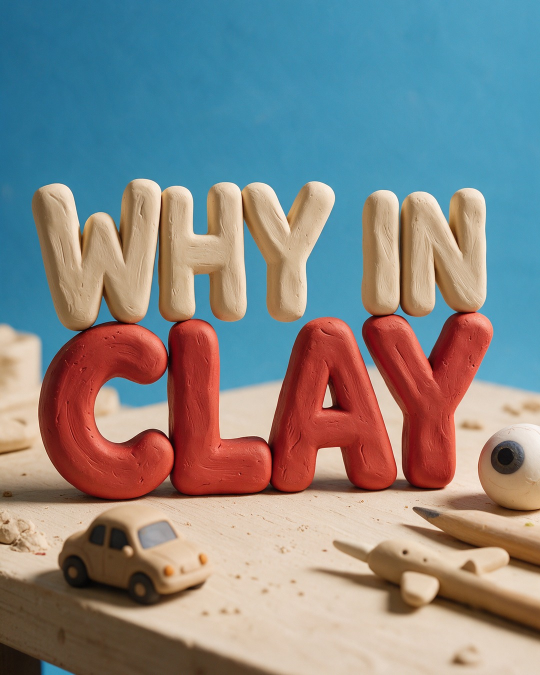
#> input picture channel/brand/intro-post.jpg, 1080 x 1350 px (shown at 1/2 size)
$ python -i templates.py   (imports and definitions only)
#> lines starting #> are read from the running program, lines starting #| are printed output that depends on the picture
"""Deterministic scene templates (motion graphics). Each template renders ONE frame for local time ``ctx.t``.

Layout contract for 1080x1920 (keeps text clear of platform UI overlays):
  y 260-470  headline / on-screen text
  y 480-1160 main visual
  y 1170-1220 small tags (e.g. "SIMULATION")
  y 1250-1430 burned-in captions (rendered later by libass)
  y >1440 and right 180 px: kept free of important content (app buttons / description)
"""
from __future__ import annotations

import functools
import math
from dataclasses import dataclass, field
from pathlib import Path

import numpy as np
from PIL import Image, ImageDraw, ImageFilter

from waitwhy.media import style as st
from waitwhy.media import traffic as tr

W, H = 1080, 1920


@dataclass
class FrameCtx:
    t: float
    dur: float
    params: dict
    pal: st.Palette
    on_screen_text: str = ""
    asset_path: Path | None = None
    extras: dict = field(default_factory=dict)

    @property
    def u(self) -> float:  # normalised progress 0..1
        return st.clamp01(self.t / max(self.dur, 1e-6))


TEMPLATES: dict[str, callable] = {}
DESCRIPTIONS: dict[str, str] = {}


def template(name: str, description: str):
    def deco(fn):
        TEMPLATES[name] = fn
        DESCRIPTIONS[name] = description
        return fn
    return deco


# ============================================================== shared pieces
def background(pal: st.Palette) -> Image.Image:
    return st.vertical_gradient(W, H, st.mix(pal.background, (0, 0, 0), 0.25), st.mix(pal.surface, pal.background, 0.3)).copy()


def top_scrim(img: Image.Image, height: int = 620) -> None:
    """Dark gradient behind the headline area so text stays legible over busy visuals."""
    mask = Image.linear_gradient("L").rotate(180).resize((W, height)).point(lambda v: int(v * 0.85))
    img.paste((8, 12, 24), (0, 0), mask)


# [14 lines left out: function headline, not called in this run]


def tag(img, ctx: FrameCtx, text: str, y: int = 1192):
    st.pill(img, (W / 2, y), text, st.font("Inter-Bold", 30), ctx.pal.text, st.mix(ctx.pal.surface, (0, 0, 0), 0.2),
            pad_x=22, pad_y=10, alpha=st.clamp01(ctx.t / 0.4))


# [102 lines left out: functions fade_edges, title_card, kinetic_text, big_number, end_card, draw_logo and 2 more, not called in this run]


# ============================================================== traffic: highway (3 lanes, flow = upward)
PPM = 28.0               # pixels per metre on the highway
LANE_PX = 3.5 * PPM
ROAD_X0 = W / 2 - 1.5 * LANE_PX
LANE_SEEDS = (3, 4, 5)


# [11 lines left out: function _trees, not called in this run]


def _lane_sims(regime: str, smoother: bool):
    return [tr.simulate(regime, 300.0, seed=s, smoother_on=0.0 if smoother else None) for s in LANE_SEEDS]


# [152 lines left out: functions draw_highway, _jam_position, _jam_track, highway_jam, highway_flyover, highway_flow, not called in this run]


# ============================================================== traffic: ring road
RING_C = (W / 2, 840)
RING_R = 330


# [161 lines left out: functions _ring_pos, draw_ring, ring_road, ring_compare, brake_chain, not called in this run]


# ============================================================== space-time diagram
PLOT = (150, 520, 1000, 1130)  # x0, y0, x1, y1 (pixels)


# [70 lines left out: functions _spacetime_image, spacetime_diagram, not called in this run]


@template("video_clip", "Placeholder: AI video clips are composited by the editor, not drawn")
def video_clip(ctx: FrameCtx) -> Image.Image:
    return background(ctx.pal)


# [8 lines left out: function render_frame, not called in this run]


def describe_templates() -> list[str]:
    return [f"{k}: {v}" for k, v in DESCRIPTIONS.items()]

>>> import cv2
>>> picture = cv2.imread('../../channel/brand/intro-post.jpg', cv2.IMREAD_GRAYSCALE)
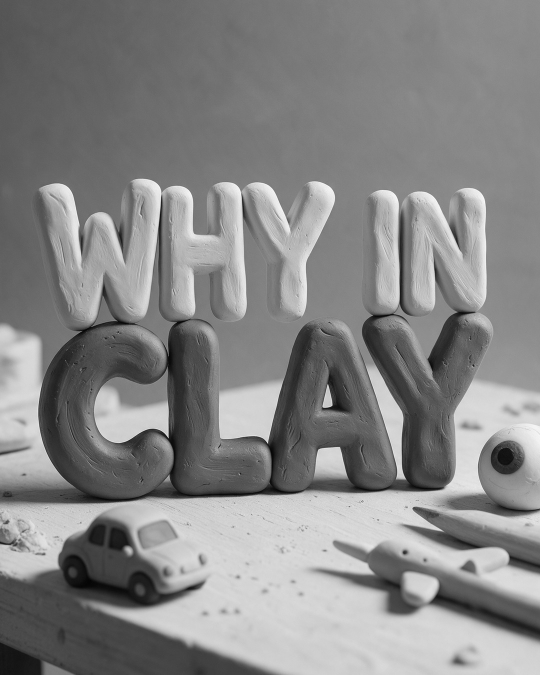
#> picture: shape (1350, 1080) (shown at 1/2 size); min 0, max 255, mean 133.7
>>> result = top_scrim(picture)
#> in top_scrim, `mask = Image.linear_gradient("L").rotate(180).resize((W, height)).poin..`:
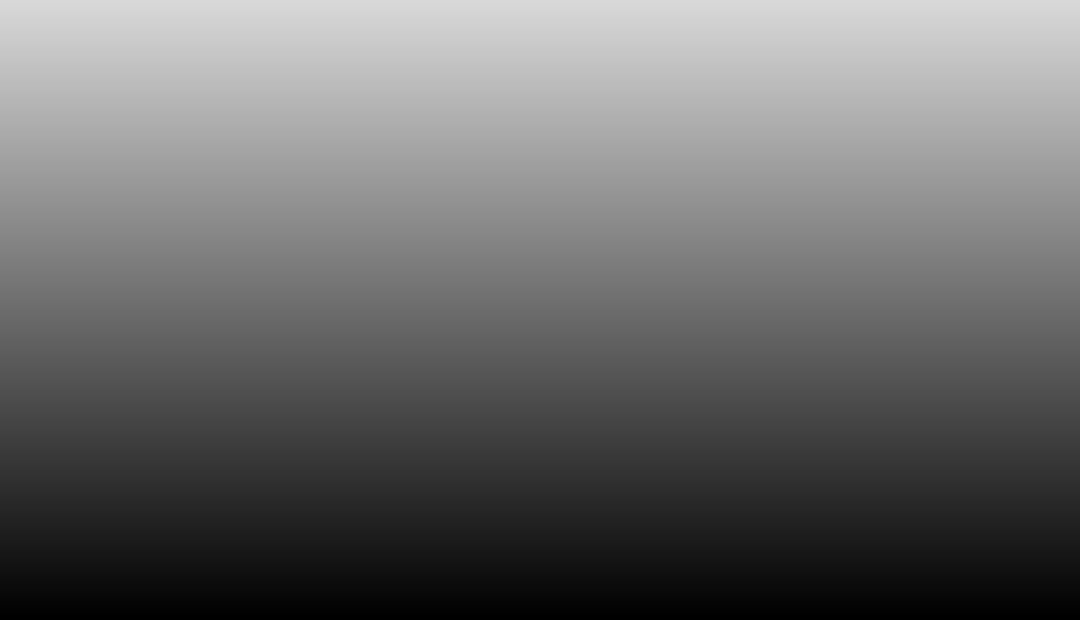
#> mask: PIL image 1080x620 L; min 0, max 216, mean 107.9
#> (the run stopped early here; a loop or call above may not have finished)
